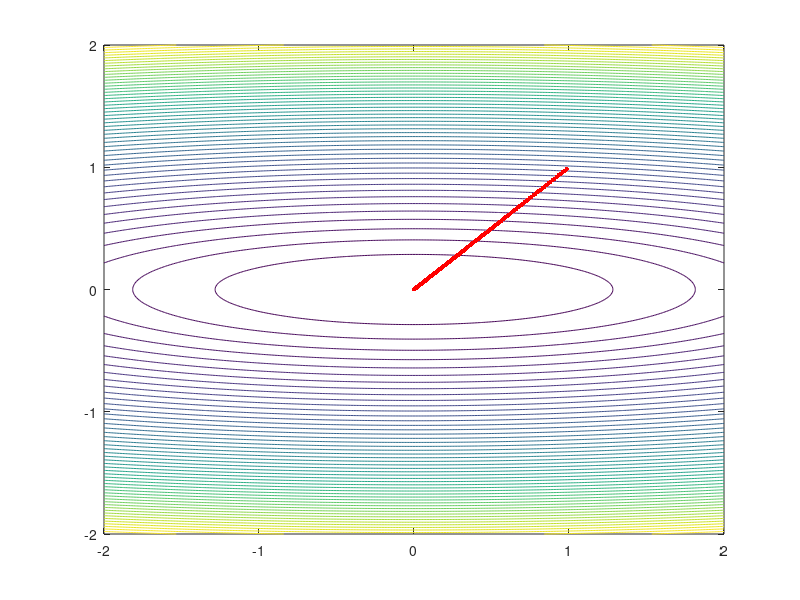

Source code (MATLAB):

    % Objective function
    %F = @(w) 0.1*w(1)^2 + 2*w(2)^2;
    F = @(w) 0.1*(w(1)+w(2))^2 + 2*(w(1) - w(2))^2;


    % Gradient of the objective function
    gradF = @(w) [0.2*w(1); 4*w(2)];

    % Initial guess
    w = [1; 1]; % Adjust as needed

    % Adadelta parameters
    alpha = 3;
    rho = 0.95;
    epsilon = 1e-6;
    delta_w = zeros(size(w));
    E_g2 = zeros(size(w));
    E_delta_w2 = zeros(size(w));

    % For plotting
    w1_range = -2:0.01:2;
    w2_range = -2:0.01:2;
    [W1, W2] = meshgrid(w1_range, w2_range);
    F_val = 0.1*W1.^2 + 2*W2.^2;


    figure; contour(W1, W2, F_val, 50); hold on;

    % Optimization loop
    for iter = 1:100000
        % Compute gradient
        g = gradF(w);

        % Update E_g2
        E_g2 = rho * E_g2 + (1 - rho) * g.^2;

        % Compute update
        delta_w = -sqrt((E_delta_w2 + epsilon)./(E_g2 + epsilon)) .* g;

        % Update E_delta_w2
        E_delta_w2 = rho * E_delta_w2 + (1 - rho) * delta_w.^2;

        % Update weights
        w = w + alpha * delta_w;

        % Plotting the trajectory
        plot(w(1), w(2), 'r.', 'MarkerSize', 10);

        % Check convergence (optional)
        if norm(g) < 1e-3
            disp(iter);
            break;
        end
    end
    hold off;

